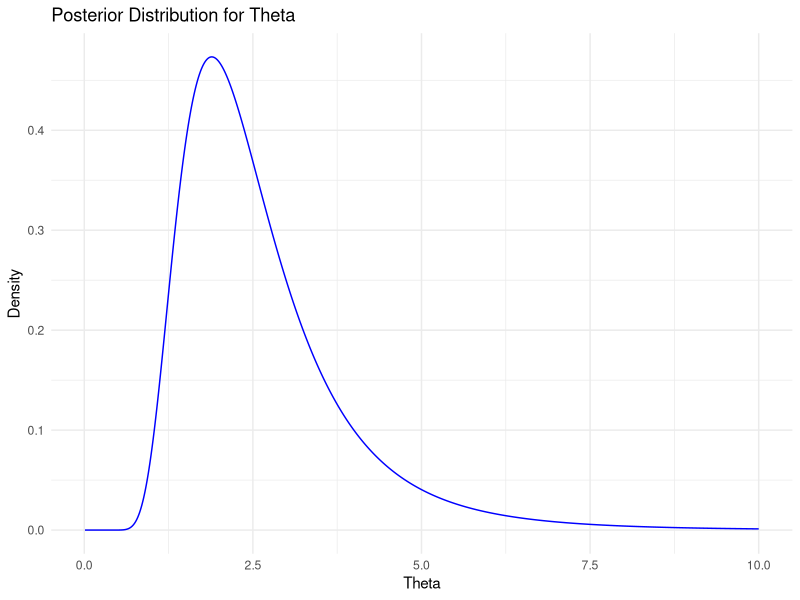

Generate this figure with R:

# Load required library
#install.packages('ggplot2')
#install.packages('stats')

library(ggplot2)
library(stats)

# Observed data
data <- c(0.66, 2.30, 1.98, 1.49, 0.62)

# Prior parameters for the inverse gamma distribution
alpha_prior <- 1.01
beta_prior <- 1

# Posterior parameters are updated based on the data
alpha_post <- alpha_prior + length(data)
beta_post <- beta_prior + sum(data^2)

# Function to compute the density of the inverse gamma distribution
dinv_gamma <- function(theta, alpha, beta) {
  return((beta^alpha) / gamma(alpha) * theta^(-alpha - 1) * exp(-beta / theta))
}

# Generating a sequence of theta values for plotting
theta_values <- seq(0.01, 10, length.out = 1000)

# Calculating the posterior density for each theta value
posterior_density <- dinv_gamma(theta_values, alpha_post, beta_post)

# Creating a data frame for plotting
posterior_data <- data.frame(theta = theta_values, density = posterior_density)

# Plotting the posterior
posterior_plot <- ggplot(posterior_data, aes(x = theta, y = density)) +
  geom_line(color = 'blue') +
  labs(title = 'Posterior Distribution for Theta', x = 'Theta', y = 'Density') +
  theme_minimal()

# Display the plot
print(posterior_plot)
